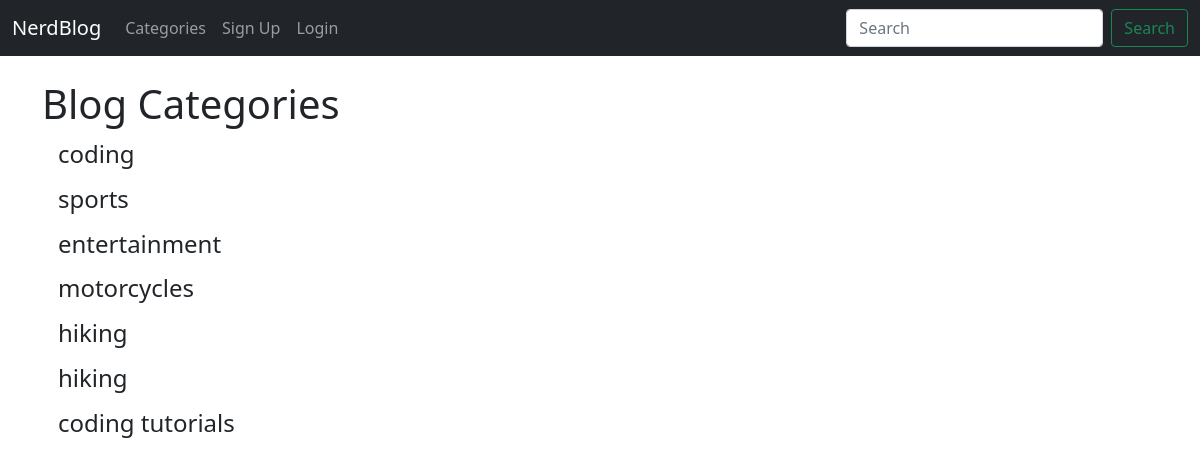
The page /category-list/ on the database its author committed.
### myposts/models.py (models this page shows, shortened)
class Category(models.Model):
    name = models.CharField(max_length=255)
    def __str__(self):
        return self.name

### myposts/views.py (the view)
# urls.py: path('category-list/', CategoryListView, name='category-list'),
def CategoryListView(request):
    cat_list = Category.objects.all()
    return render(request, 'category_list.html', {'cat_list': cat_list})

### myposts/templates/category_list.html (shortened to what this page needs)
{% extends 'base.html' %}
{% block content %}
<h1>Blog Categories</h1>
{% for item in cat_list %}
    <h4><a class="dropdown-item" href="{% url 'category' item|slugify %}">{{ item }}</a></h4>
{% endfor %}
{% endblock %}

### rows shown on the page
Category: name "coding"
Category: name "sports"
Category: name "entertainment"
Category: name "motorcycles"
Category: name "hiking"
Category: name "hiking"
Category: name "coding tutorials"
